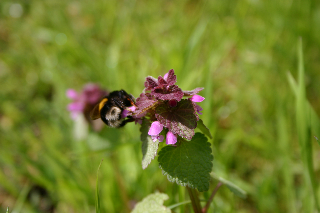
#> input picture dataset/Images/10_1_s.bmp, 320 x 213 px, found by its file name; its folder holds only this picture in this run
$ python cvpr_computedescriptors.py
#> lines starting #> are read from the running program, lines starting #| are printed output that depends on the picture
### code/extract_features.py
import cv2
import numpy as np
import os

def extract_color_histogram(img_path, bins = 8):
#> called with img_path = 'dataset/Images/10_1_s.bmp', bins = 8
    img = cv2.imread(img_path)
#> img is the input picture: shape (213, 320, 3); mean B, G, R 42.7, 125.7, 114.5

    if img is None:
        raise ValueError(f'No image is found in {img_path}')

    # Convert BGR to RGB
    img_rgb = cv2.cvtColor(img, cv2.COLOR_BGR2RGB)

    # Quantize each channel
    quantized = (img_rgb // (256 // bins)).astype(np.int32)
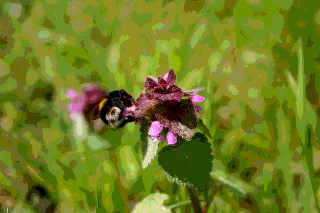
#> quantized: shape (213, 320, 3) int32; mean R, G, B 3.09, 3.45, 0.882; drawn with min black and max white

    # Make 3D histogram
    histogram = np.zeros((bins, bins, bins), dtype=np.float32)

    # Fill histogram by counting pixels
    height, width, _ = img.shape
#> height = 213; width = 320
    for i in range(height):
        for j in range(width):
            r = quantized[i, j, 0]
            g = quantized[i, j, 1]
            b = quantized[i, j, 2]
            histogram[r, g, b] += 1

    # Flatten the 1D vector
    descriptor = histogram.flatten()
#> descriptor = 512 values, max 11666 at index 225, min 0 at index 2, mean 133.1

    # Normalize (sum to 1.0)
    descriptor = descriptor / descriptor.sum()
#> descriptor = 512 values, max 0.171 at index 225, min 0 at index 2, mean 0.00195

    return descriptor

# Test the function
# [12 lines that do not run on import are left out]

### code/cvpr_computedescriptors.py
import os
import numpy as np
from tqdm import tqdm # This is for progess bar

from extract_features import extract_color_histogram

def compute_all_descriptors (dataset_path = 'dataset/Images/', descriptor_path = 'descriptors/', bins = 8):
    # Create the descriptor directory if it doesnot exists
    os.makedirs(descriptor_path, exist_ok=True)

    # Get all image files
    image_files = sorted([f for f in os.listdir(dataset_path) if f.endswith('.bmp')])

    print(f"Found {len(image_files)} images")
    print(f"Computing descriptors with {bins} bins per channel...")
    print(f"Descriptor size: {bins**3} dimensions")

    # Process each of the images in the dataset
    for img_file in tqdm(image_files, desc = 'Processing images'):
        img_path = os.path.join(dataset_path, img_file)

        try:
            # Extract the discriptor for each image
            descriptor = extract_color_histogram(img_path, bins)

            # Save the descriptor
            desc_filename = img_file.replace('.bmp', f'_hist_{bins}.npy')
            desc_path = os.path.join(descriptor_path, desc_filename)
            np.save(desc_path,  descriptor)

        except Exception as e:
            print(f"\nError processing {img_file}: {e}")

    print(f"\nDone! Descriptors saved to: {descriptor_path}")
    print(f"Total descriptors: {len(os.listdir(descriptor_path))}")


if __name__ == "__main__":
    # Run with default settings
    compute_all_descriptors(
        dataset_path='dataset/Images/',
        descriptor_path='descriptors/',
        bins=8
    )

$ run again, on dataset/Images/12_32_s.bmp
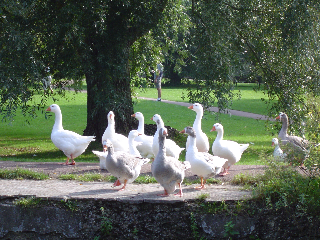
#> input picture dataset/Images/12_32_s.bmp, 320 x 240 px, found by its file name
#> in extract_color_histogram, img is the input picture: shape (240, 320, 3); mean B, G, R 81.4, 97.4, 86.7
#> in extract_color_histogram, `quantized = (img_rgb // (256 // bins)).astype(np.int32)`:
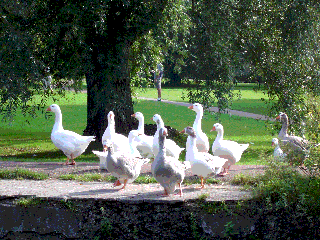
#> quantized: shape (240, 320, 3) int32; mean R, G, B 2.2, 2.55, 2.04; drawn with min black and max white
#> in extract_color_histogram, `descriptor = histogram.flatten()`: descriptor = 512 values, max 12915 at index 73, min 0 at index 2, mean 150
#> in extract_color_histogram, `descriptor = descriptor / descriptor.sum()`: descriptor = 512 values, max 0.168 at index 73, min 0 at index 2, mean 0.00195

$ run again, on dataset/Images/12_33_s.bmp
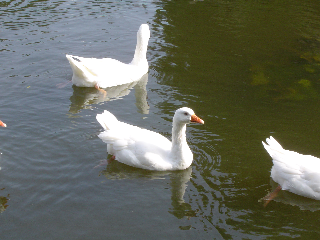
#> input picture dataset/Images/12_33_s.bmp, 320 x 240 px, found by its file name
#> in extract_color_histogram, img is the input picture: shape (240, 320, 3); mean B, G, R 93.9, 105.5, 101.6
#> in extract_color_histogram, `quantized = (img_rgb // (256 // bins)).astype(np.int32)`:
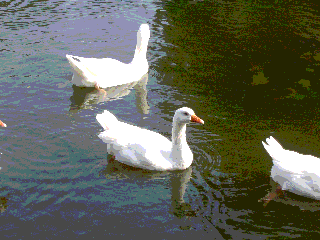
#> quantized: shape (240, 320, 3) int32; mean R, G, B 2.63, 2.74, 2.37; drawn with min black and max white
#> in extract_color_histogram, `descriptor = histogram.flatten()`: descriptor = 512 values, max 14481 at index 72, min 0 at index 0, mean 150
#> in extract_color_histogram, `descriptor = descriptor / descriptor.sum()`: descriptor = 512 values, max 0.189 at index 72, min 0 at index 0, mean 0.00195

$ run again, on dataset/Images/12_34_s.bmp
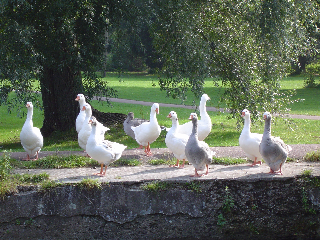
#> input picture dataset/Images/12_34_s.bmp, 320 x 240 px, found by its file name
#> in extract_color_histogram, img is the input picture: shape (240, 320, 3); mean B, G, R 84.7, 97.7, 89.4
#> in extract_color_histogram, `quantized = (img_rgb // (256 // bins)).astype(np.int32)`:
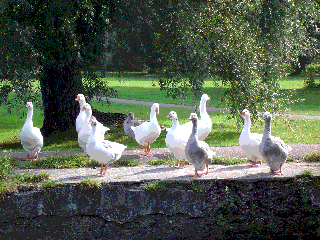
#> quantized: shape (240, 320, 3) int32; mean R, G, B 2.29, 2.56, 2.15; drawn with min black and max white
#> in extract_color_histogram, `descriptor = histogram.flatten()`: descriptor = 512 values, max 16691 at index 73, min 0 at index 2, mean 150
#> in extract_color_histogram, `descriptor = descriptor / descriptor.sum()`: descriptor = 512 values, max 0.217 at index 73, min 0 at index 2, mean 0.00195

$ run again, on dataset/Images/10_6_s.bmp
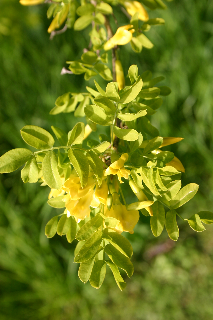
#> input picture dataset/Images/10_6_s.bmp, 213 x 320 px, found by its file name
#> in extract_color_histogram, img is the input picture: shape (320, 213, 3); mean B, G, R 24.6, 123.2, 108.4
#> in extract_color_histogram, `quantized = (img_rgb // (256 // bins)).astype(np.int32)`:
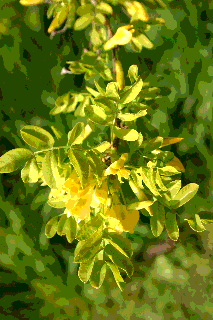
#> quantized: shape (320, 213, 3) int32; mean R, G, B 2.88, 3.36, 0.446; drawn with min black and max white
#> in extract_color_histogram, `descriptor = histogram.flatten()`: descriptor = 512 values, max 12767 at index 80, min 0 at index 1, mean 133.1
#> in extract_color_histogram, `descriptor = descriptor / descriptor.sum()`: descriptor = 512 values, max 0.187 at index 80, min 0 at index 1, mean 0.00195
